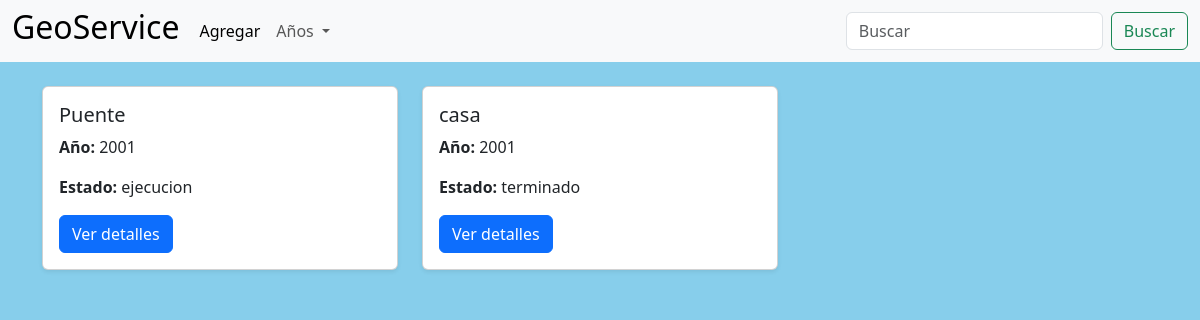
/?año=2001, run on the app's committed database.
### proyectos/models.py (models this page shows, shortened)
class proyecto(models.Model):
    ESTADOS = [
        ('Ejecucion', 'En ejecución'),
        ('Progreso', 'En progreso'),
        ('Terminado', 'Terminado'),
        ('Cancelado', 'Cancelado'),
    ]
    id = models.AutoField(primary_key=True)
    nombre = models.CharField(max_length=100)
    descripcion = models.TextField()
    año = models.IntegerField()
    estado = models.CharField(max_length=50, choices=ESTADOS)

### proyectos/views.py (the view)
# urls.py: path('', include('proyectos.urls')),
def proyectos(request):
    buscar = request.GET.get('buscar', '')
    año = request.GET.get('año', '')
    proyectos = proyecto.objects.all()
    if buscar:
        proyectos = proyectos.filter(
            Q(nombre__icontains=buscar) |
            Q(año__icontains=buscar) |
            Q(estado__icontains=buscar)
        )
    if año:
        proyectos = proyectos.filter(año=año)
    años = proyecto.objects.values_list('año', flat=True).distinct().order_by('-año')
    return render(request, 'index.html', {
        'proyectos': proyectos,
        'buscar': buscar,
        'años': años,
        'año_seleccionado': año
    })

### proyectos/Templates/index.html (shortened to what this page needs)
{% load static %}
<!DOCTYPE html>
<html lang="en">
<head>
    <link href="https://cdn.jsdelivr.net/npm/bootstrap@5.3.8/dist/css/bootstrap.min.css" rel="stylesheet">
    <link rel="stylesheet" href="{% static 'css/style.css' %}">
</head>
<body>
    {% include 'nav.html' %}
    <div class="container mt-4">
        <div class="row g-4">
            {% for proyecto in proyectos %}
            <div class="col-md-4">
                <div class="card h-100 shadow-sm">
                    <div class="card-body">
                        <h5 class="card-title">
                            {{ proyecto.nombre }}
                        </h5>
                        <p class="card-text">
                            <strong>Año:</strong> {{ proyecto.año }}
                        </p>
                        <p class="card-text">
                            <strong>Estado:</strong> {{ proyecto.estado }}
                        </p>
                        <a href="{% url 'detalles' proyecto.id %}" class="btn btn-primary">
                            Ver detalles
                        </a>
                    </div>
                </div>
            </div>
            {% empty %}
            <div class="col-12">
                <p>No hay proyectos registrados.</p>
            </div>
            {% endfor %}
        </div>
    </div>
</body>
</html>

### proyectos/static/css/style.css (style rules this page uses)
body { background-color: skyblue; }
a { text-decoration: none; color: black; }

### data on the page
proyecto: nombre "Puente", año "2001", estado "ejecucion"
proyecto: nombre "casa", año "2001", estado "terminado"
